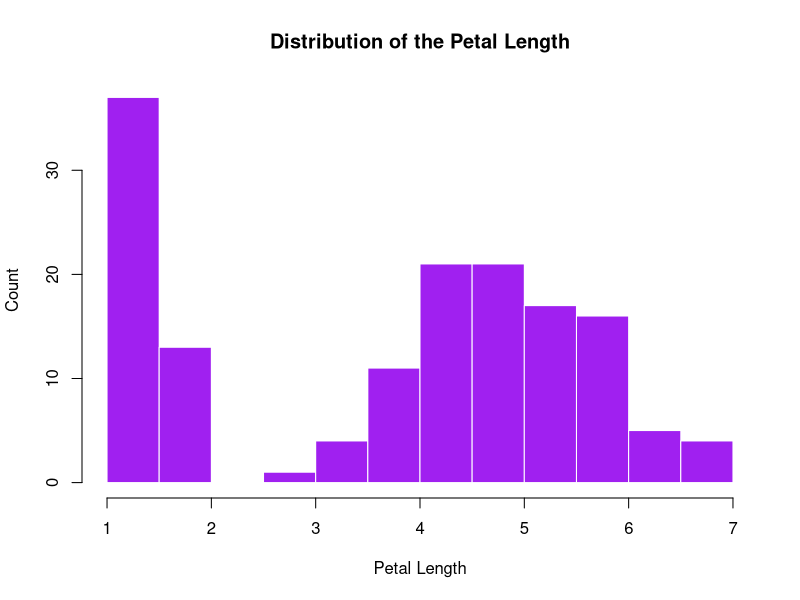

Recreate this plot in R.

# load the iris dataset
data(iris)

# explore the mean function
?mean

# calculate the mean of the petal length
len = iris$Petal.Length
petal_length_mean = mean(len)


#plot using hist() and save it
png(file="/Users/mayue/Downloads/GEO511/CS_01/petal_length_distribution_hist.png",
    width=500, height= 400)
hist(len,
     col="purple", border="white",
     main="Distribution of the Petal Length",
     xlab="Petal Length",
     ylab="Count")
dev.off()


